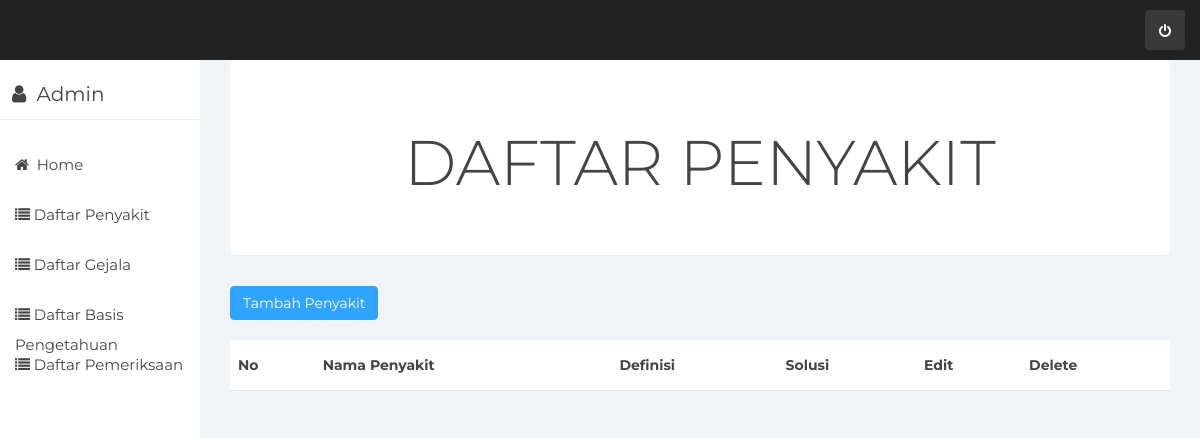
Before: /index.php/penyakit/daftar_penyakit with the older database file.
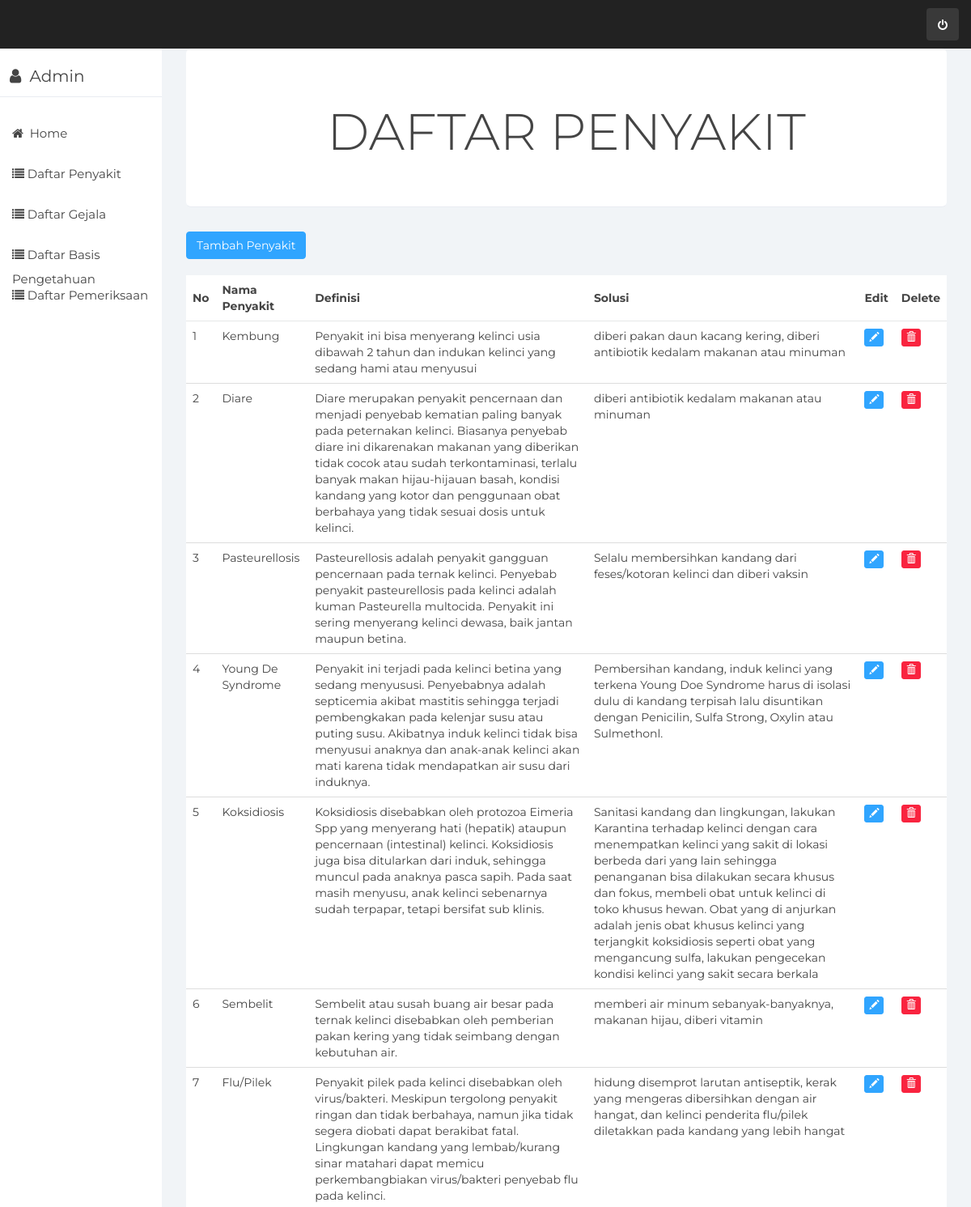
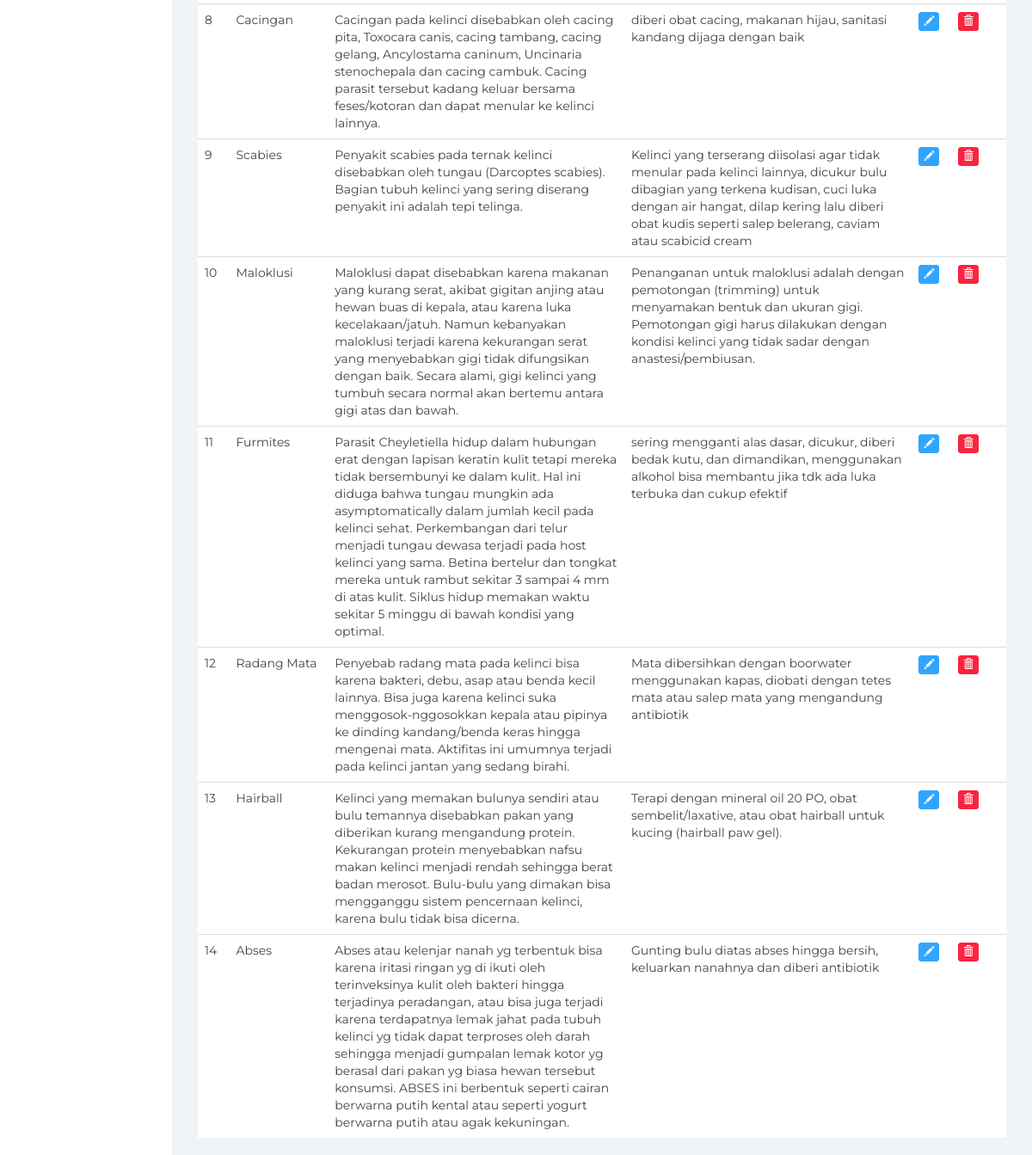
After: the same page with the newer database file (2 pictures, top to bottom).
### tables this page shows
CREATE TABLE `tb_penyakit` (
  `id_penyakit` varchar(10) NOT NULL,
  `nama_penyakit` varchar(1000) NOT NULL,
  `definisi` text NOT NULL,
  `solusi` text NOT NULL
);

### application/controllers/Penyakit.php (called while the page is built, shortened)
<?php
class Penyakit extends CI_Controller {
	public function __construct()
	{
		$this->load->model('M_penyakit');
		$this->load->helper('url','form');
		$this->load->library('form_validation');
		$this->load->model('M_pengelola');
	}
	public function daftar_penyakit()
	{
		$this->load->model('M_penyakit');
		$data['penyakit']=$this->M_penyakit->readPenyakit();
		$this->load->view('tabelpenyakit',$data);
	}
	}

### index.php (called while the page is built, shortened)
<?php
require_once BASEPATH.'core/CodeIgniter.php';

### application/models/M_penyakit.php (called while the page is built, shortened)
<?php
class M_penyakit extends CI_Model {
	public function readPenyakit(){
		$query=$this->db->get('tb_penyakit');
		return $query->result();
	}
}

### application/views/tabelpenyakit.php (the view, shortened to what this page needs)
<div class="col-sm-9 col-sm-offset-3 col-lg-10 col-lg-offset-2 main">
	<div class="main-panel">
		<div class="content">
			<div class="container-fluid">
				<div class="row">
					<div class="col-md-12">
						<div class="jumbotron text-center">
							<h1>DAFTAR PENYAKIT</h1>
						</div>
						<div class="card">
							<div class="content table-responsive table-full-width">
								<table class="table table-hover table-striped">
									<a href="<?php echo site_url('Penyakit/create')?>"><button type="kembali" class="btn btn-primary">Tambah Penyakit</button>
									<table class="table table-hover" id="example">
										<thead>
											<th>No</th>
											<th>Nama Penyakit</th>
											<th>Definisi</th>
											<th>Solusi</th>
											<th>Edit</th>
											<th>Delete</th>
										</thead>
										<tbody>
											<?php
                                             $no=1;
                                             foreach ($penyakit as $key) { ?>
											<tr>
												<td><?php echo $no ?> </td>
												<td><?php echo $key->nama_penyakit;?></td>
												<td><?php echo $key->definisi;?></td>
												<td><?php echo $key->solusi;?></td>
												<td><a
														href="<?=site_url()?>/Penyakit/Update/<?php echo $key->id_penyakit ?>">
														<p data-placement="top" data-toogle="tooltip" title="Edit">
															<button class="btn btn-primary btn-xs" data-title="Edit"
																data-toggle="modal" data-target="#edit"><span
																	class="glyphicon glyphicon-pencil"></span></button>
														</p>
												</td>
												<td><a
														href="<?=site_url()?>/Penyakit/delete/<?php echo $key->id_penyakit ?>">
														<p data-placement="top" data-toogle="tooltip" title="Delete">
															<button class="btn btn-danger btn-xs" data-title="Delete"
																data-toggle="modal" data-target="#delete"><span
																	class="glyphicon glyphicon-trash"></span></button>
														</p>
												</td>
											</tr>
											<?php
                                             $no++;
                                             }?>
										</tbody>
									</table>
								</table>
							</div>
						</div>
					</div>
				</div>
			</div>
		</div>

Changed rows visible on the page:
added tb_penyakit: nama_penyakit "Kembung", definisi "Penyakit ini bisa menyerang kelinci usia dibawah 2 tahun dan indukan kelinci yang sedang hami atau menyusui", solusi "diberi pakan daun kacang kering, diberi antibiotik kedalam makanan atau minuman"
added tb_penyakit: nama_penyakit "Diare", definisi "Diare merupakan penyakit pencernaan dan menjadi penyebab kematian paling banyak pada peternakan kelinci. Biasanya penyebab diare ini dikarenakan makanan yang diberikan tidak cocok atau sudah terkontaminasi, terlalu banyak makan hijau-hijauan basah, kondisi kandang yang kotor dan penggunaan obat berbahaya yang tidak sesuai dosis untuk kelinci.", solusi "diberi antibiotik kedalam makanan atau minuman"
added tb_penyakit: nama_penyakit "Pasteurellosis", definisi "Pasteurellosis adalah penyakit gangguan pencernaan pada ternak kelinci. Penyebab penyakit pasteurellosis pada kelinci adalah kuman Pasteurella multocida. Penyakit ini sering menyerang kelinci dewasa, baik jantan maupun betina.", solusi "Selalu membersihkan kandang dari feses/kotoran kelinci dan diberi vaksin"
added tb_penyakit: nama_penyakit "Young De Syndrome", definisi "Penyakit ini terjadi pada kelinci betina yang sedang menyususi. Penyebabnya adalah septicemia akibat mastitis sehingga terjadi pembengkakan pada kelenjar susu atau puting susu. Akibatnya induk kelinci tidak bisa menyusui anaknya dan anak-anak kelinci akan mati karena tidak mendapatkan air susu dari induknya.", solusi "Pembersihan kandang, induk kelinci yang terkena Young Doe Syndrome harus di isolasi dulu di kandang terpisah lalu disuntikan dengan Penicilin, Sulfa Strong, Oxylin atau Sulmethonl."
added tb_penyakit: nama_penyakit "Koksidiosis", definisi "Koksidiosis disebabkan oleh protozoa Eimeria Spp yang menyerang hati (hepatik) ataupun pencernaan (intestinal) kelinci. Koksidiosis juga bisa ditularkan dari induk, sehingga muncul pada anaknya pasca sapih. Pada saat masih menyusu, anak kelinci sebenarnya sudah terpapar, tetapi bersifat sub klinis.", solusi "Sanitasi kandang dan lingkungan, lakukan Karantina terhadap kelinci dengan cara menempatkan kelinci yang sakit di lokasi berbeda dari yang lain sehingga penanganan bisa dilakukan secara khusus dan fokus, membeli obat untuk kelinci di toko khusus hewan. Obat yang di anjurkan adalah jenis obat khusus kelinci yang terjangkit koksidiosis seperti obat yang mengancung sulfa, lakukan pengecekan kondisi kelinci yang sakit secara berkala"
added tb_penyakit: nama_penyakit "Sembelit", definisi "Sembelit atau susah buang air besar pada ternak kelinci disebabkan oleh pemberian pakan kering yang tidak seimbang dengan kebutuhan air.", solusi "memberi air minum sebanyak-banyaknya, makanan hijau, diberi vitamin"
added tb_penyakit: nama_penyakit "Flu/Pilek", definisi "Penyakit pilek pada kelinci disebabkan oleh virus/bakteri. Meskipun tergolong penyakit ringan dan tidak berbahaya, namun jika tidak segera diobati dapat berakibat fatal. Lingkungan kandang yang lembab/kurang sinar matahari dapat memicu perkembangbiakan virus/bakteri penyebab flu pada kelinci.", solusi "hidung disemprot larutan antiseptik, kerak yang mengeras dibersihkan dengan air hangat, dan kelinci penderita flu/pilek diletakkan pada kandang yang lebih hangat"
added tb_penyakit: nama_penyakit "Cacingan", definisi "Cacingan pada kelinci disebabkan oleh cacing pita, Toxocara canis, cacing tambang, cacing gelang, Ancylostama caninum, Uncinaria stenochepala dan cacing cambuk. Cacing parasit tersebut kadang keluar bersama feses/kotoran dan dapat menular ke kelinci lainnya.", solusi "diberi obat cacing, makanan hijau, sanitasi kandang dijaga dengan baik"
added tb_penyakit: nama_penyakit "Scabies", definisi "Penyakit scabies pada ternak kelinci disebabkan oleh tungau (Darcoptes scabies). Bagian tubuh kelinci yang sering diserang penyakit ini adalah tepi telinga.", solusi "Kelinci yang terserang diisolasi agar tidak menular pada kelinci lainnya, dicukur bulu dibagian yang terkena kudisan, cuci luka dengan air hangat, dilap kering lalu diberi obat kudis seperti salep belerang, caviam atau scabicid cream"
added tb_penyakit: nama_penyakit "Maloklusi", definisi "Maloklusi dapat disebabkan karena makanan yang kurang serat, akibat gigitan anjing atau hewan buas di kepala, atau karena luka kecelakaan/jatuh. Namun kebanyakan maloklusi terjadi karena kekurangan serat yang menyebabkan gigi tidak difungsikan dengan baik. Secara alami, gigi kelinci yang tumbuh secara normal akan bertemu antara gigi atas dan bawah.", solusi "Penanganan untuk maloklusi adalah dengan pemotongan (trimming) untuk menyamakan bentuk dan ukuran gigi. Pemotongan gigi harus dilakukan dengan kondisi kelinci yang tidak sadar dengan anastesi/pembiusan."
added tb_penyakit: nama_penyakit "Furmites", definisi "Parasit Cheyletiella hidup dalam hubungan erat dengan lapisan keratin kulit tetapi mereka tidak bersembunyi ke dalam kulit. Hal ini diduga bahwa tungau mungkin ada asymptomatically dalam jumlah kecil pada kelinci sehat. Perkembangan dari telur menjadi tungau dewasa terjadi pada host kelinci yang sama. Betina bertelur dan tongkat mereka untuk rambut sekitar 3 sampai 4 mm di atas kulit. Siklus hidup memakan waktu sekitar 5 minggu di bawah kondisi yang optimal.", solusi "sering mengganti alas dasar, dicukur, diberi bedak kutu, dan dimandikan, menggunakan alkohol bisa membantu jika tdk ada luka terbuka dan cukup efektif"
added tb_penyakit: nama_penyakit "Radang Mata", definisi "Penyebab radang mata pada kelinci bisa karena bakteri, debu, asap atau benda kecil lainnya. Bisa juga karena kelinci suka menggosok-nggosokkan kepala atau pipinya ke dinding kandang/benda keras hingga mengenai mata. Aktifitas ini umumnya terjadi pada kelinci jantan yang sedang birahi.", solusi "Mata dibersihkan dengan boorwater menggunakan kapas, diobati dengan tetes mata atau salep mata yang mengandung antibiotik"
added tb_penyakit: nama_penyakit "Hairball", definisi "Kelinci yang memakan bulunya sendiri atau bulu temannya disebabkan pakan yang diberikan kurang mengandung protein. Kekurangan protein menyebabkan nafsu makan kelinci menjadi rendah sehingga berat badan merosot. Bulu-bulu yang dimakan bisa mengganggu sistem pencernaan kelinci, karena bulu tidak bisa dicerna.", solusi "Terapi dengan mineral oil 20 PO, obat sembelit/laxative, atau obat hairball untuk kucing (hairball paw gel)."
added tb_penyakit: nama_penyakit "Abses", definisi "Abses atau kelenjar nanah yg terbentuk bisa karena iritasi ringan yg di ikuti oleh terinveksinya kulit oleh bakteri hingga terjadinya peradangan, atau bisa juga terjadi karena terdapatnya lemak jahat pada tubuh kelinci yg tidak dapat terproses oleh darah sehingga menjadi gumpalan lemak kotor yg berasal dari pakan yg biasa hewan tersebut konsumsi. ABSES ini berbentuk seperti cairan berwarna putih kental atau seperti yogurt berwarna putih atau agak kekuningan.", solusi "Gunting bulu diatas abses hingga bersih, keluarkan nanahnya dan diberi antibiotik"
